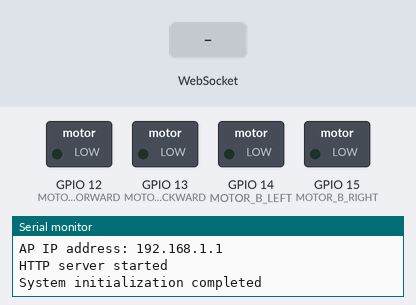
A sketch run on a simulated ESP32. Parts: switched loads named in the sketch (green lamp = pin HIGH), the last lines printed to the serial monitor. Inputs (shaded band) come from the test bench. The camera gives no picture.

Above: at 1.5 s.
1.6 s: WebSocket text "stop" received
At 2.8 s:
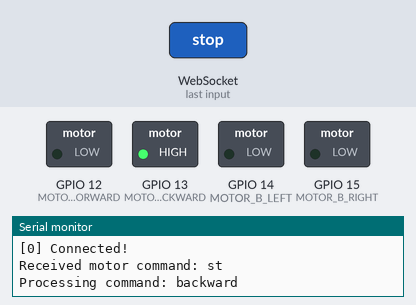
3.1 s: WebSocket text "w" received
At 3.9 s:
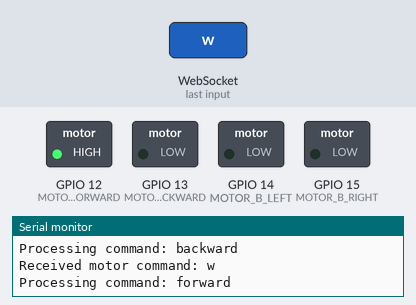
4.6 s: WebSocket text "a" received
At 5.2 s:
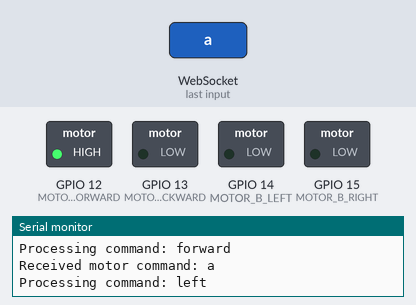
6.2 s: WebSocket text "d" received
At 7.6 s:
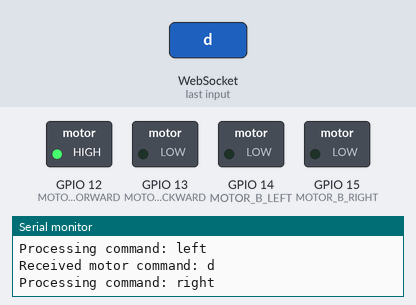
Timing chart, 0 to 8.8 s (numbered marks = the images above; inputs shaded):
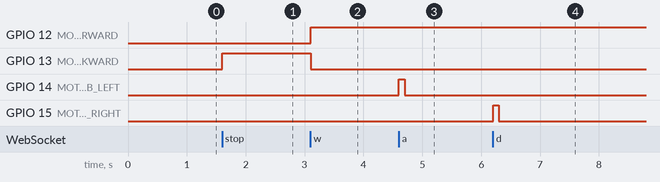

The sketch:

camera_ws.ino
```cpp
#include <WiFi.h>
#include <WebSocketsServer.h>
#include "esp_http_server.h"
#include "esp_camera.h"
#include "Arduino.h"


#define MOTOR_A_FORWARD 12  // Motor A forward
#define MOTOR_A_BACKWARD 13 // Motor A backward
#define MOTOR_B_LEFT 14     // Motor B left (steering)
#define MOTOR_B_RIGHT 15    // Motor B right (steering)


// WiFi credentials
const char* ssid = "ESP32-CAM-AP";
const char* password = "12345678";

// Server and websocket initialization
httpd_handle_t server = NULL;
WebSocketsServer webSocket = WebSocketsServer(81);

bool isStreaming = false;

// Camera configuration
camera_config_t config;

// Task handle for camera streaming
TaskHandle_t streamTaskHandle = NULL;

/**
 * Initialize camera with required configuration
 * Returns: bool - Success status of camera initialization
 */
bool initCamera() {
    Serial.println("Initializing camera...");

    // Pin Kamera punya ESP32-CAM
    config.ledc_channel = LEDC_CHANNEL_0;
    config.ledc_timer = LEDC_TIMER_0;
    config.pin_d0 = 5;
    config.pin_d1 = 18;
    config.pin_d2 = 19;
    config.pin_d3 = 21;
    config.pin_d4 = 36;
    config.pin_d5 = 39;
    config.pin_d6 = 34;
    config.pin_d7 = 35;
    config.pin_xclk = 0;
    config.pin_pclk = 22;
    config.pin_vsync = 25;
    config.pin_href = 23;
    config.pin_sscb_sda = 26;
    config.pin_sscb_scl = 27;
    config.pin_pwdn = 32;
    config.pin_reset = -1;
    config.xclk_freq_hz = 20000000;
    config.pixel_format = PIXFORMAT_JPEG;
    config.frame_size = FRAMESIZE_VGA;
    config.jpeg_quality = 10;
    config.fb_count = 2;

    esp_err_t err = esp_camera_init(&config);
    if (err != ESP_OK) {
        Serial.printf("Camera initialization failed with error 0x%x", err);
        return false;
    }

    Serial.println("Camera initialized successfully");
    return true;
}

/**
 * Set up motor control pins and initialize them to LOW state
 * Configures pins defined by MOTOR_A_FORWARD, MOTOR_A_BACKWARD,
 * MOTOR_B_LEFT, and MOTOR_B_RIGHT as outputs
 */
void setup_motor() {
   // Initialize motor control pins
    pinMode(MOTOR_A_FORWARD, OUTPUT);
    pinMode(MOTOR_A_BACKWARD, OUTPUT);
    pinMode(MOTOR_B_LEFT, OUTPUT);
    pinMode(MOTOR_B_RIGHT, OUTPUT);
}

/**
 * Process motor control commands received from websocket
 * @param command String command to control motor movement
 *               Valid commands: "forward", "backward", "left", "right", "stop",
 *               "forward-left", "forward-right", "backward-left", "backward-right"
 */
void process_motor_command(const char *command) {
    Serial.printf("Processing command: %s\n", command);


    if (strcmp(command, "forward") == 0) {
        digitalWrite(MOTOR_A_FORWARD, HIGH);
        digitalWrite(MOTOR_A_BACKWARD, LOW);
    }
    else if (strcmp(command, "backward") == 0) {
        digitalWrite(MOTOR_A_FORWARD, LOW);
        digitalWrite(MOTOR_A_BACKWARD, HIGH);
    }
    else if (strcmp(command, "left") == 0) {
        digitalWrite(MOTOR_B_LEFT, HIGH);
        digitalWrite(MOTOR_B_RIGHT, LOW);
        delay(100); // butuh delay untuk steering
        digitalWrite(MOTOR_B_LEFT, LOW);
        digitalWrite(MOTOR_B_RIGHT, LOW);
    }
    else if (strcmp(command, "right") == 0) {
        digitalWrite(MOTOR_B_LEFT, LOW);
        digitalWrite(MOTOR_B_RIGHT, HIGH);
        delay(100); // butuh delay untuk steering
        digitalWrite(MOTOR_B_LEFT, LOW);
        digitalWrite(MOTOR_B_RIGHT, LOW);
    }

    else if (strcmp(command, "stop") == 0) {
        digitalWrite(MOTOR_A_FORWARD, LOW);
        digitalWrite(MOTOR_A_BACKWARD, LOW);
        digitalWrite(MOTOR_B_LEFT, LOW);
        digitalWrite(MOTOR_B_RIGHT, LOW);
    }
}

/**
 * Handle streaming commands received via websocket
 * Params: char* command - Command received from websocket
 */
void stream_commands(char* command) {
    Serial.printf("Received stream command: %s\n", command);

    if (strcmp(command, "P") == 0) {
        isStreaming = true;
        Serial.println("Streaming started");
    } else if (strcmp(command, "O") == 0) {
        isStreaming = false;
        Serial.println("Streaming stopped");
    }
}

/**
 * Handle motor control commands received via websocket
 * Params: char* command - Command received from websocket
 */
void motor_control(char* command) {
    Serial.printf("Received motor command: %s\n", command);

    // Single key commands
    switch(command[0]) {
        case 'w':
            process_motor_command("forward");
            break;
        case 's':
            process_motor_command("backward");
            break;
        case 'a':
            process_motor_command("left");
            break;
        case 'd':
            process_motor_command("right");
            break;
        case 'e':
            process_motor_command("stop");
            break;
    }
}

/**
 * Handle websocket events
 */
void webSocketEvent(uint8_t num, WStype_t type, uint8_t * payload, size_t length) {
    switch(type) {
        case WStype_DISCONNECTED:
            Serial.printf("[%u] Disconnected!\n", num);
            isStreaming = false;
            break;

        case WStype_CONNECTED:
            Serial.printf("[%u] Connected!\n", num);
            break;

        case WStype_TEXT:
            char command[3];  // Increased size to handle 2 chars + null terminator
            if (length > 2) length = 2;  // Limit to 2 chars
            memcpy(command, payload, length);
            command[length] = '\0';

            if (command[0] == 'P' || command[0] == 'O') {
                stream_commands(command);
            } else {
                motor_control(command);
            }
            break;
    }
}

/**
 * Stream camera frames via websocket - runs on Core 0
 */
void streamCameraTask(void * parameter) {
    for(;;) {
        if (isStreaming) {
            camera_fb_t * fb = esp_camera_fb_get();
            if (!fb) {
                Serial.println("Frame buffer capture failed");
                continue;
            }

            webSocket.broadcastBIN(fb->buf, fb->len);
            esp_camera_fb_return(fb);
        }
        vTaskDelay(1); // Small delay to prevent watchdog triggers
    }
}

/* URI handler for root path */
esp_err_t root_handler(httpd_req_t *req) {
    const char* html = "<html><head>"
        "<style>"
        "body { font-family: Arial, sans-serif; text-align: center; }"
        ".button { margin: 10px; padding: 10px 20px; }"
        ".controls { margin: 20px; }"
        "</style>"
        "<script>"
        "var ws = new WebSocket('ws://192.168.1.1:81/');"
        "ws.binaryType = 'arraybuffer';"
        "var activeKeys = new Set();"
        "var currentInterval = null;"
        "ws.onmessage = function(evt) {"
        "  if (typeof evt.data === 'string') return;"
        "  document.getElementById('stream').src = URL.createObjectURL(new Blob([evt.data], { type: 'image/jpeg' }));"
        "};"
        "function sendCommand(cmd) { ws.send(cmd); }"
        "function updateMovement() {"
        "  const keys = Array.from(activeKeys).sort().join('');"
        "  if (keys) sendCommand(keys);"
        "  else sendCommand('e');"
        "}"
        "document.addEventListener('keydown', function(e) {"
        "  const validKeys = {'w': true, 'a': true, 's': true, 'd': true, 'e': true};"
        "  if (validKeys[e.key] && !activeKeys.has(e.key)) {"
        "    activeKeys.add(e.key);"
        "    if (!currentInterval) {"
        "      updateMovement();"
        "      currentInterval = setInterval(updateMovement, 100);"
        "    }"
        "  }"
        "});"
        "document.addEventListener('keyup', function(e) {"
        "  if (activeKeys.has(e.key)) {"
        "    activeKeys.delete(e.key);"
        "    if (activeKeys.size === 0) {"
        "      clearInterval(currentInterval);"
        "      currentInterval = null;"
        "      sendCommand('e');"
        "    }"
        "  }"
        "});"
        "</script></head><body>"
        "<img id='stream' style='width:640px;height:480px;'>"
        "<div><button class='button' onclick='sendCommand(\"P\")'>Start Stream</button>"
        "<button class='button' onclick='sendCommand(\"O\")'>Stop Stream</button></div>"
        "<div class='controls'>"
        "<p>Use W,A,S,D keys to control movement. E to stop.</p>"
        "</div></body></html>";

    httpd_resp_set_type(req, "text/html");
    return httpd_resp_send(req, html, strlen(html));
}

void setup() {
    Serial.begin(115200);
    Serial.println("Initializing system...");

    setup_motor();

    // Initialize Camera
    if (!initCamera()) {
        Serial.println("Camera initialization failed");
        return;
    }

    // Configure AP Mode
    WiFi.softAP(ssid, password);
    IPAddress IP = IPAddress(192, 168, 1, 1);
    IPAddress gateway(192, 168, 1, 1);
    IPAddress subnet(255, 255, 255, 0);
    WiFi.softAPConfig(IP, gateway, subnet);

    Serial.print("AP IP address: ");
    Serial.println(IP);

    // Configure HTTP Server
    httpd_config_t config = HTTPD_DEFAULT_CONFIG();

    if (httpd_start(&server, &config) == ESP_OK) {
        httpd_uri_t root = {
            .uri = "/",
            .method = HTTP_GET,
            .handler = root_handler,
            .user_ctx = NULL
        };
        httpd_register_uri_handler(server, &root);
        Serial.println("HTTP server started");
    }

    webSocket.begin();
    webSocket.onEvent(webSocketEvent);

    // Create camera streaming task on Core 0
    xTaskCreatePinnedToCore(
        streamCameraTask,    // Task function
        "StreamCamera",      // Task name
        10000,              // Stack size
        NULL,               // Task parameters
        1,                  // Priority
        &streamTaskHandle,  // Task handle
        0                   // Core ID (0)
    );

    Serial.println("System initialization completed");
}

void loop() {
    webSocket.loop();
}
```

Measured:
- after the input at 1.6 s, GPIO 13 (MOTOR_A_BACKWARD): LOW → HIGH at once
- after the input at 3.1 s, GPIO 12 (MOTOR_A_FORWARD): LOW → HIGH at once; GPIO 13 (MOTOR_A_BACKWARD): HIGH → LOW at once
- after the input at 4.6 s, GPIO 14 (MOTOR_B_LEFT): LOW → HIGH at once, → LOW 0.10 s later
- after the input at 6.2 s, GPIO 15 (MOTOR_B_RIGHT): LOW → HIGH at once, → LOW 0.10 s later
